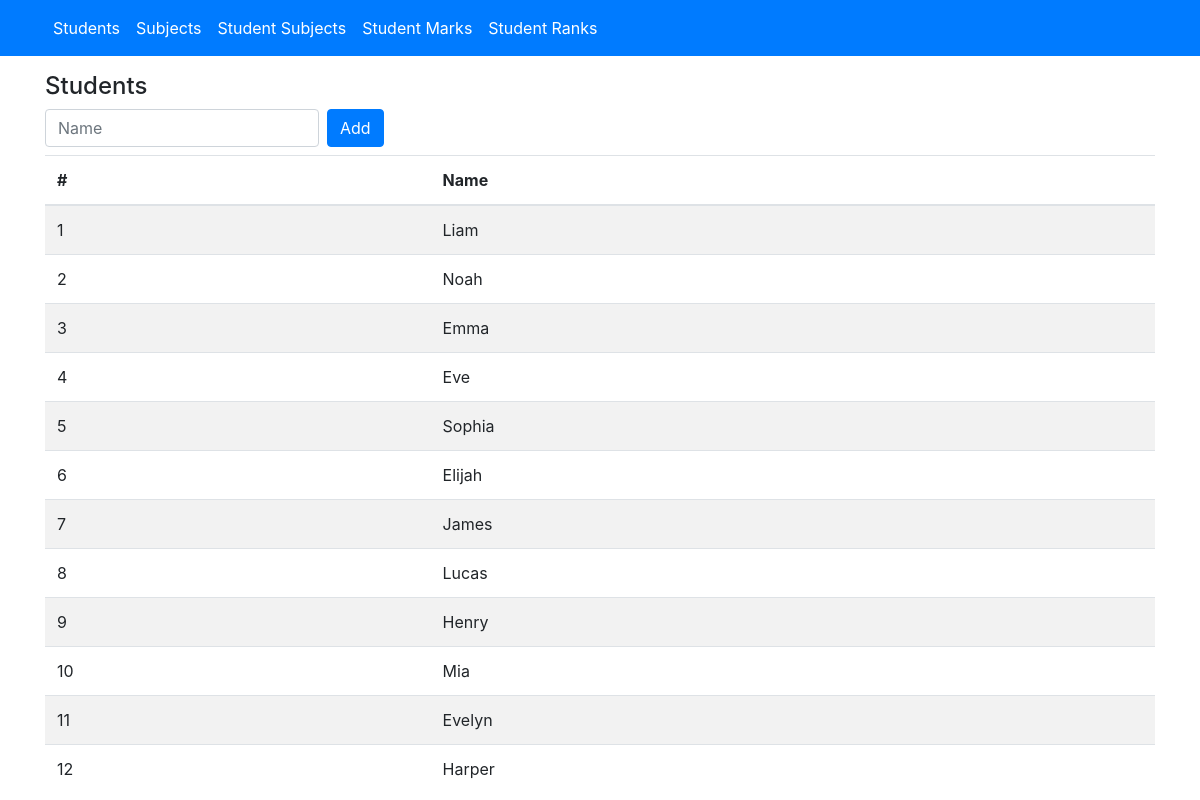
Page /students.php on the committed database.
### tables this page shows
CREATE TABLE "students" (
	"id"	INTEGER,
	"name"	TEXT NOT NULL,
	PRIMARY KEY("id" AUTOINCREMENT)
);

### controllers/students_controller.php (called while the page is built, shortened)
<?php
$student_rows = $pdo->query('SELECT * FROM students')->fetchAll(PDO::FETCH_ASSOC);

### students.php (the view, shortened to what this page needs)
<?php require_once 'config.php'; ?>
<!DOCTYPE html>
<html lang="en">
<head>
    <link rel="stylesheet" href="https://stackpath.bootstrapcdn.com/bootstrap/4.3.1/css/bootstrap.min.css">
    <link rel="stylesheet" href="https://cdnjs.cloudflare.com/ajax/libs/bootstrap-multiselect/0.9.13/css/bootstrap-multiselect.css">
</head>
<body>
<?php include 'header.php' ?>
<div class="container">
    <?php require 'controllers/students_controller.php'; ?>
    <div class="pt-3">
        <h4>Students</h4>
        <form class="form-inline mb-2" action="" method="POST">
            <div class="input-group">
                <input type="text" class="form-control" placeholder="Name" name="name" required>
            </div>
            <br>
            <button type="submit" class="btn btn-primary ml-2">Add</button>
        </form>
        <div style="height:80vh;overflow:auto">
            <table class="table table-striped">
                <thead>
                    <tr>
                        <th>#</th>
                        <th>Name</th>
                    </tr>
                </thead>
                <tbody>
                    <?php foreach ($student_rows as $key => $value): ?>
                        <tr>
                            <td><?php echo $key+1 ?></td>
                            <td><?php echo $value['name'] ?></td>
                        </tr>
                    <?php endforeach; ?>
                </tbody>
            </table>
        </div>
    </div>
</div>
</body>
</html>

### header.php (shortened to what this page needs)
<nav class="navbar navbar-expand-lg navbar-dark bg-primary">
    <div class="container">
        <div class="collapse navbar-collapse">
            <ul class="navbar-nav mr-auto">
                <li class="nav-item"><a class="nav-link" href="students.php">Students</a></li>
                <li class="nav-item"><a class="nav-link" href="subjects.php">Subjects</a></li>
                <li class="nav-item"><a class="nav-link" href="student_subjects.php">Student Subjects</a></li>
                <li class="nav-item"><a class="nav-link" href="student_marks.php">Student Marks</a></li>
                <li class="nav-item"><a class="nav-link" href="student_ranks.php">Student Ranks</a></li>
            </ul>
        </div>
    </div>
</nav>

### header.php (style rules this page uses)
.nav-item a:link { color: white!important; }

### rows in the picture
students: name "Liam"
students: name "Noah"
students: name "Emma"
students: name "Eve"
students: name "Sophia"
students: name "Elijah"
students: name "James"
students: name "Lucas"
students: name "Henry"
students: name "Mia"
students: name "Evelyn"
students: name "Harper"
